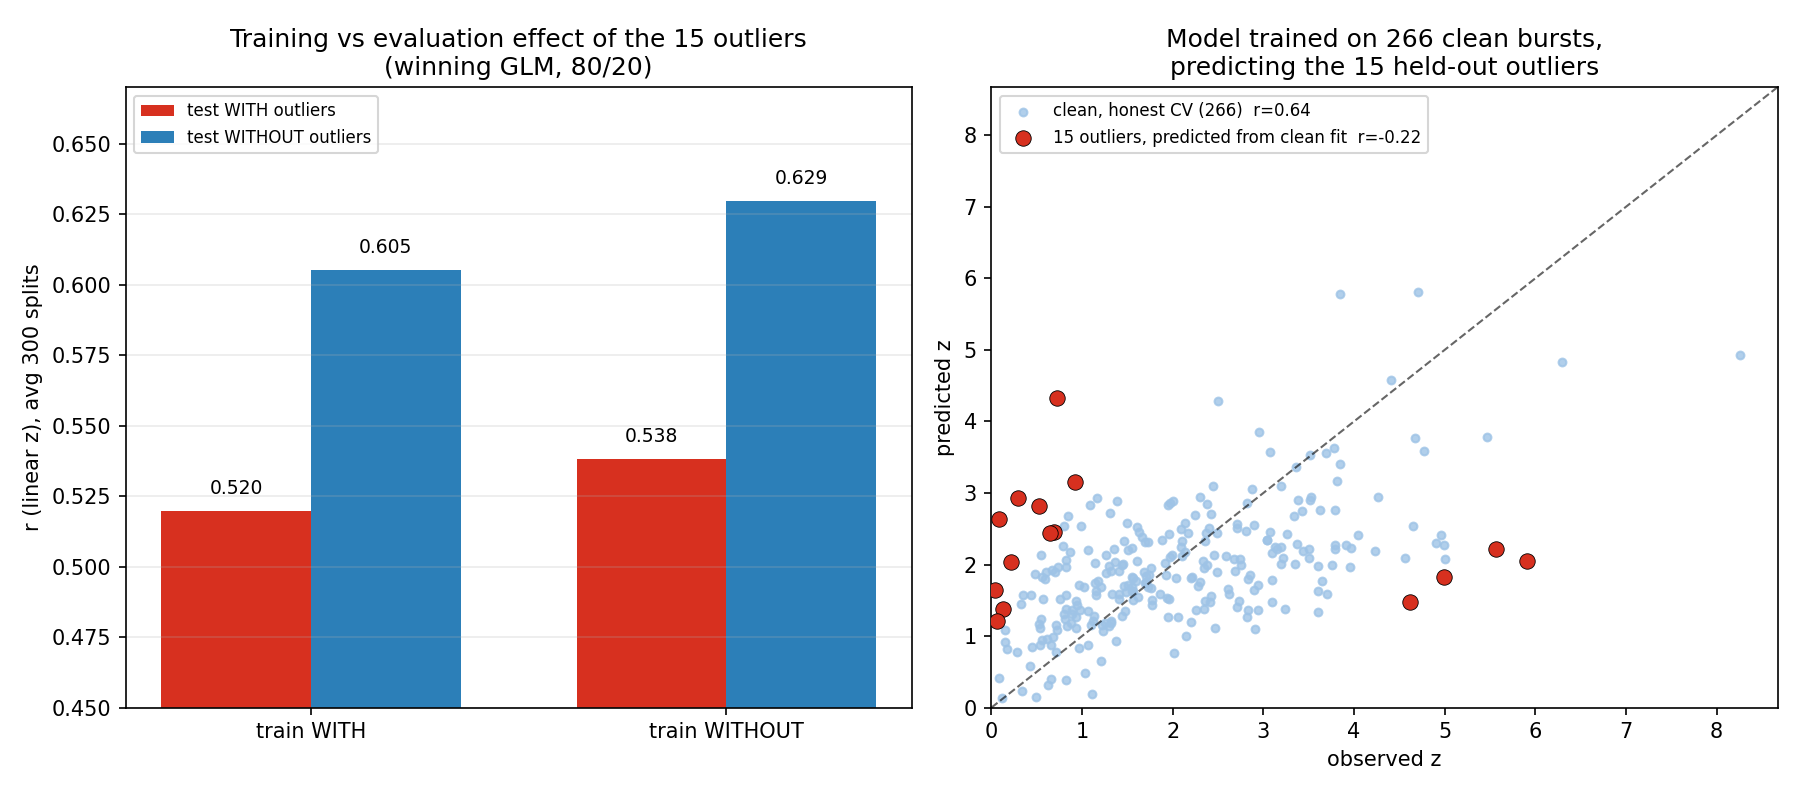

Recreate this plot in Python.
#!/usr/bin/env python3
"""
Do the 15 M-estimator outliers hurt mainly through TRAINING or through EVALUATION?

The flagship removes them from BOTH the training fit and the scored test set, so
its r gain conflates two distinct effects:
  (T) training effect  -- outliers distort the fitted coefficients, so removing
      them from TRAINING gives a better model for everyone else;
  (E) evaluation effect -- outliers are intrinsically hard to predict, so removing
      them from the TEST set raises r regardless of the model.

We separate them with the winning GLM over many random 80/20 splits, filling a 2x2:

                         test = 20% WITH outliers   test = 20% WITHOUT outliers
    train 80% WITH        r_ww                        r_wo
    train 80% WITHOUT     r_cw                        r_co

  - Evaluation effect  = (fix training) r_*o - r_*w   > 0 if outliers are hard to score
  - Training effect    = (fix test)     r_c* - r_w*   > 0 if outliers poison the fit

Sharp version (bottom): train on ALL 266 non-outliers, then predict the 15
outliers -- which were NEVER in training -- and compare their errors to honest CV
errors on the 266. If the clean-trained model still predicts the outliers badly,
the outliers are an evaluation problem, not a training problem.

All r are Pearson r in linear z = 10**pred - 1.  Saves 'outlier_train_vs_eval.png'.
"""
import numpy as np
import matplotlib
matplotlib.use("Agg")
import matplotlib.pyplot as plt
from simple_linear_flagship_check import d, d_cut, WINNER, design, _ols, r_lin

outliers = d.index.difference(d_cut.index)                 # the 15 M-est-removed
is_out   = d.index.isin(outliers)
y, X     = design(WINNER, d)                               # full design once
n        = len(y)
oidx     = np.where(is_out)[0]

# ---- 2x2: train {with,without} x test {with,without}, averaged over splits ----
def two_by_two(n_splits=300, seed=0):
    rng = np.random.default_rng(seed)
    acc = {k: [] for k in ("ww", "wo", "cw", "co")}
    out_res = []                                            # residuals of outliers that land in test (clean-trained)
    for _ in range(n_splits):
        te = np.zeros(n, bool); te[rng.choice(n, int(0.20 * n), replace=False)] = True
        tr = ~te
        tr_clean = tr & ~is_out                             # drop outliers from TRAIN only
        te_out   = te & is_out
        te_clean = te & ~is_out
        b_with  = np.linalg.lstsq(X[tr],       y[tr],       rcond=None)[0]
        b_clean = np.linalg.lstsq(X[tr_clean], y[tr_clean], rcond=None)[0]
        if te_clean.sum() > 2:
            acc["ww"].append(r_lin(X[te] @ b_with,  y[te]))
            acc["wo"].append(r_lin(X[te_clean] @ b_with,  y[te_clean]))
            acc["cw"].append(r_lin(X[te] @ b_clean, y[te]))
            acc["co"].append(r_lin(X[te_clean] @ b_clean, y[te_clean]))
        if te_out.any():                                   # clean-trained residuals on held-out outliers
            out_res.append(X[te_out] @ b_clean - y[te_out])
    r = {k: float(np.mean(v)) for k, v in acc.items()}
    return r, np.concatenate(out_res)

r, _ = two_by_two()
print("Winning GLM, 2x2 (r in linear z, avg over 300 random 80/20 splits):\n")
print("                         test WITH outliers   test WITHOUT outliers")
print(f"  train WITH outliers        {r['ww']:.3f}                {r['wo']:.3f}")
print(f"  train WITHOUT outliers     {r['cw']:.3f}                {r['co']:.3f}\n")
print(f"  EVALUATION effect (test without - with, avg over train rows): "
      f"{((r['wo']-r['ww'])+(r['co']-r['cw']))/2:+.3f}")
print(f"  TRAINING   effect (train without - with, avg over test cols): "
      f"{((r['cw']-r['ww'])+(r['co']-r['wo']))/2:+.3f}\n")

# ---- sharp version: train on all 266 clean, predict the 15 outliers ----------
b_clean_all = np.linalg.lstsq(X[~is_out], y[~is_out], rcond=None)[0]
pred_out    = X[is_out] @ b_clean_all                      # outliers were never in training
# honest CV residuals on the 266 clean (10x repeated 10-fold)
def cv_pred(mask, reps=10, K=10, seed=1):
    idx = np.where(mask)[0]; rng = np.random.default_rng(seed)
    P = np.full((len(idx), reps), np.nan)
    for r_ in range(reps):
        fold = rng.permutation(np.arange(len(idx)) % K)
        for k in range(K):
            te = fold == k
            P[te, r_] = _ols(X[idx[~te]], y[idx[~te]], X[idx[te]])
    return P.mean(1)
pred_clean = cv_pred(~is_out)
res_out   = pred_out   - y[is_out]                          # log10(1+z) residuals
res_clean = pred_clean - y[~is_out]
print("Sharp check -- model trained on the 266 clean bursts:")
print(f"  held-out outliers (15):   RMSE(log) = {np.sqrt(np.mean(res_out**2)):.3f}   "
      f"r(linear z) = {r_lin(pred_out, y[is_out]):.3f}")
print(f"  honest CV on clean (266): RMSE(log) = {np.sqrt(np.mean(res_clean**2)):.3f}   "
      f"r(linear z) = {r_lin(pred_clean, y[~is_out]):.3f}")
print(f"  outlier RMSE / clean RMSE = {np.sqrt(np.mean(res_out**2))/np.sqrt(np.mean(res_clean**2)):.2f}x")

# ---- figure -----------------------------------------------------------------
fig, ax = plt.subplots(1, 2, figsize=(12, 5.3))

# panel A: the 2x2 as grouped bars
labels = ["train WITH", "train WITHOUT"]
xpos = np.arange(2); w = 0.36
ax[0].bar(xpos - w/2, [r["ww"], r["cw"]], w, color="#d7301f", label="test WITH outliers")
ax[0].bar(xpos + w/2, [r["wo"], r["co"]], w, color="#2c7fb8", label="test WITHOUT outliers")
for xp, v in zip(xpos - w/2, [r["ww"], r["cw"]]): ax[0].text(xp, v + .006, f"{v:.3f}", ha="center", fontsize=9)
for xp, v in zip(xpos + w/2, [r["wo"], r["co"]]): ax[0].text(xp, v + .006, f"{v:.3f}", ha="center", fontsize=9)
ax[0].set_xticks(xpos); ax[0].set_xticklabels(labels)
ax[0].set_ylabel("r (linear z), avg 300 splits"); ax[0].set_ylim(0.45, 0.67)
ax[0].set_title("Training vs evaluation effect of the 15 outliers\n(winning GLM, 80/20)")
ax[0].legend(fontsize=8, loc="upper left"); ax[0].grid(axis="y", alpha=0.25)

# panel B: clean-trained predictions -- outliers (never trained on) vs clean CV
zo_out, zp_out     = 10**y[is_out]-1,  10**pred_out-1
zo_cln, zp_cln     = 10**y[~is_out]-1, 10**pred_clean-1
hi = max(zo_out.max(), zo_cln.max(), zp_out.max(), zp_cln.max())*1.05
ax[1].plot([0, hi], [0, hi], "k--", lw=1, alpha=.6)
ax[1].scatter(zo_cln, zp_cln, s=14, c="#9ec3e6", alpha=.8, label=f"clean, honest CV (266)  r={r_lin(pred_clean,y[~is_out]):.2f}")
ax[1].scatter(zo_out, zp_out, s=55, c="#d7301f", edgecolor="k", lw=.4, zorder=5,
              label=f"15 outliers, predicted from clean fit  r={r_lin(pred_out,y[is_out]):.2f}")
ax[1].set_xlim(0, hi); ax[1].set_ylim(0, hi)
ax[1].set_xlabel("observed z"); ax[1].set_ylabel("predicted z")
ax[1].set_title("Model trained on 266 clean bursts,\npredicting the 15 held-out outliers")
ax[1].legend(fontsize=8, loc="upper left")
fig.tight_layout()
fig.savefig("outlier_train_vs_eval.png", dpi=150)
print("\nwrote outlier_train_vs_eval.png")
